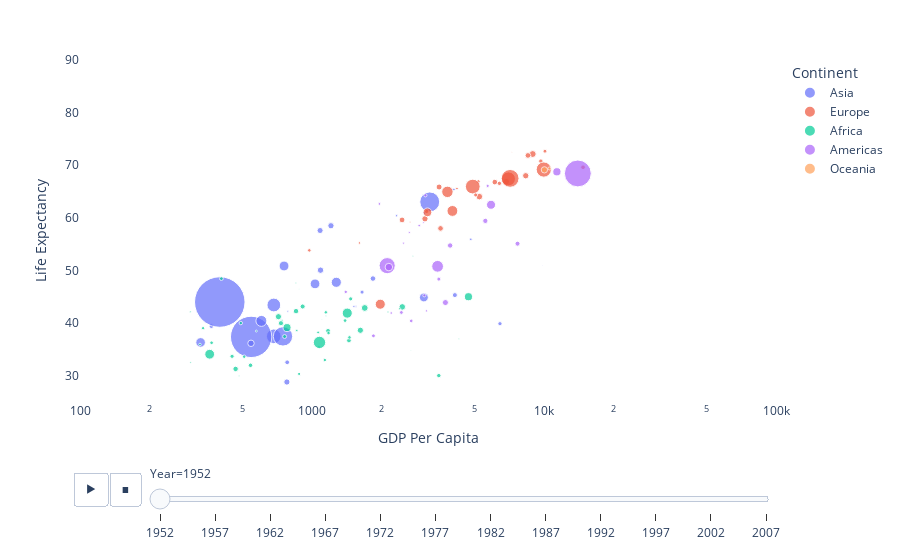

The cell this chart's notebook holds for it:
### Markdown cell above
### Build scatter animation
We can think Plotly animations as dynamic filtering operations. In the code below, by setting animation_frame to "Year", we are telling Plotly to display one year of data for each animation frame.

### Code cell
# Create an animated scatter plot using Plotly Express
fig = px.scatter(
    df, x="GDP Per Capita", y="Life Expectancy",  # Set x and y variables
    animation_frame="Year",  # Specify the column for animation
    animation_group="Country",  # Specify the column for grouping points within each frame
    size="Population",  # Set the size of markers based on the 'pop' column
    color="Continent",  # Set the color of markers based on the 'continent' column
    hover_name="Country",  # Set the labels for hover information
    log_x=True,  # Set logarithmic scale for the x-axis
    size_max=55,  # Set the maximum size of markers
    range_x=[100, 100000],  # Set the range of the x-axis
    range_y=[25, 90],  # Set the range of the y-axis
    hover_data={
                'GDP Per Capita': ':.2f',
                'Life Expectancy': ':d'
                            }
)

fig.update_layout(
    xaxis_title="GDP Per Capita",  # Set x-axis label,
    yaxis_title="Life Expectancy",  # Set y-axis label
    plot_bgcolor="white",
    paper_bgcolor="white"
)

### Figure 1 — Plotly figure (JSON) as saved in the notebook; plotly's stock layout.template omitted (floating-point values rounded to 4 significant figures)
{"data": [{"hovertemplate": "<b>%{hovertext}</b><br><br>Continent=Asia<br>Year=1952<br>GDP Per Capita=%{x:.2f}<br>Life Expectancy=%{y:d}<br>Population=%{marker.size}<extra></extra>", "hovertext": ["Afghanistan", "Bahrain", "Bangladesh", "Cambodia", "China", "Hong Kong, China", "India", "Indonesia", "Iran", "Iraq", "Israel", "Japan", "Jordan", "Korea, Dem. Rep.", "Korea, Rep.", "Kuwait", "Lebanon", "Malaysia", "Mongolia", "Myanmar", "Nepal", "Oman", "Pakistan", "Philippines", "Saudi Arabia", "Singapore", "Sri Lanka", "Syria", "Taiwan", "Thailand", "Vietnam", "West Bank and Gaza", "Yemen, Rep."], "ids": ["Afghanistan", "Bahrain", "Bangladesh", "Cambodia", "China", "Hong Kong, China", "India", "Indonesia", "Iran", "Iraq", "Israel", "Japan", "Jordan", "Korea, Dem. Rep.", "Korea, Rep.", "Kuwait", "Lebanon", "Malaysia", "Mongolia", "Myanmar", "Nepal", "Oman", "Pakistan", "Philippines", "Saudi Arabia", "Singapore", "Sri Lanka", "Syria", "Taiwan", "Thailand", "Vietnam", "West Bank and Gaza", "Yemen, Rep."], "legendgroup": "Asia", "marker": {"color": "#636efa", "size": [8425333, 120447, 46886859, 4693836, 556263527, 2125900, 372000000, 82052000, 17272000, 5441766, 1620914, 86459025, 607914, 8865488, 20947571, 160000, 1439529, 6748378, 800663, 20092996, 9182536, 507833, 41346560, 22438691, 4005677, 1127000, 7982342, 3661549, 8550362, 21289402, 26246839, 1030585, 4963829], "sizemode": "area", "sizeref": 435900.0, "symbol": "circle"}, "mode": "markers", "name": "Asia", "orientation": "v", "showlegend": true, "type": "scatter", "x": [779.4, 9867.0, 684.2, 368.5, 400.4, 3054.0, 546.6, 749.7, 3035.0, 4130.0, 4087.0, 3217.0, 1547.0, 1088.0, 1031.0, 108400.0, 4835.0, 1831.0, 786.6, 331, 545.9, 1828.0, 684.6, 1273.0, 6460.0, 2315.0, 1084.0, 1643.0, 1207.0, 757.8, 605.1, 1516.0, 781.7], "xaxis": "x", "y": [28.8, 50.94, 37.48, 39.42, 44, 60.96, 37.37, 37.47, 44.87, 45.32, 65.39, 63.03, 43.16, 50.06, 47.45, 55.56, 55.93, 48.46, 42.24, 36.32, 36.16, 37.58, 43.44, 47.75, 39.88, 60.4, 57.59, 45.88, 58.5, 50.85, 40.41, 43.16, 32.55], "yaxis": "y"}, {"hovertemplate": "<b>%{hovertext}</b><br><br>Continent=Europe<br>Year=1952<br>GDP Per Capita=%{x:.2f}<br>Life Expectancy=%{y:d}<br>Population=%{marker.size}<extra></extra>", "hovertext": ["Albania", "Austria", "Belgium", "Bosnia and Herzegovina", "Bulgaria", "Croatia", "Czech Republic", "Denmark", "Finland", "France", "Germany", "Greece", "Hungary", "Iceland", "Ireland", "Italy", "Montenegro", "Netherlands", "Norway", "Poland", "Portugal", "Romania", "Serbia", "Slovak Republic", "Slovenia", "Spain", "Sweden", "Switzerland", "Turkey", "United Kingdom"], "ids": ["Albania", "Austria", "Belgium", "Bosnia and Herzegovina", "Bulgaria", "Croatia", "Czech Republic", "Denmark", "Finland", "France", "Germany", "Greece", "Hungary", "Iceland", "Ireland", "Italy", "Montenegro", "Netherlands", "Norway", "Poland", "Portugal", "Romania", "Serbia", "Slovak Republic", "Slovenia", "Spain", "Sweden", "Switzerland", "Turkey", "United Kingdom"], "legendgroup": "Europe", "marker": {"color": "#EF553B", "size": [1282697, 6927772, 8730405, 2791000, 7274900, 3882229, 9125183, 4334000, 4090500, 42459667, 69145952, 7733250, 9504000, 147962, 2952156, 47666000, 413834, 10381988, 3327728, 25730551, 8526050, 16630000, 6860147, 3558137, 1489518, 28549870, 7124673, 4815000, 22235677, 50430000], "sizemode": "area", "sizeref": 435900.0, "symbol": "circle"}, "mode": "markers", "name": "Europe", "orientation": "v", "showlegend": true, "type": "scatter", "x": [1601.0, 6137.0, 8343.0, 973.5, 2444.0, 3119.0, 6876.0, 9692.0, 6425.0, 7030.0, 7144.0, 3531.0, 5264.0, 7268.0, 5210.0, 4931.0, 2648.0, 8942.0, 10100.0, 4029.0, 3068.0, 3145.0, 3581.0, 5075.0, 4215.0, 3834.0, 8528.0, 14730.0, 1969.0, 9980.0], "xaxis": "x", "y": [55.23, 66.8, 68, 53.82, 59.6, 61.21, 66.87, 70.78, 66.55, 67.41, 67.5, 65.86, 64.03, 72.49, 66.91, 65.94, 59.16, 72.13, 72.67, 61.31, 59.82, 61.05, 58.0, 64.36, 65.57, 64.94, 71.86, 69.62, 43.59, 69.18], "yaxis": "y"}, {"hovertemplate": "<b>%{hovertext}</b><br><br>Continent=Africa<br>Year=1952<br>GDP Per Capita=%{x:.2f}<br>Life Expectancy=%{y:d}<br>Population=%{marker.size}<extra></extra>", "hovertext": ["Algeria", "Angola", "Benin", "Botswana", "Burkina Faso", "Burundi", "Cameroon", "Central African Republic", "Chad", "Comoros", "Congo, Dem. Rep.", "Congo, Rep.", "Cote d'Ivoire", "Djibouti", "Egypt", "Equatorial Guinea", "Eritrea", "Ethiopia", "Gabon", "Gambia", "Ghana", "Guinea", "Guinea-Bissau", "Kenya", "Lesotho", "Liberia", "Libya", "Madagascar", "Malawi", "Mali", "Mauritania", "Mauritius", "Morocco", "Mozambique", "Namibia", "Niger", "Nigeria", "Reunion", "Rwanda", "Sao Tome and Principe", "Senegal", "Sierra Leone", "Somalia", "South Africa", "Sudan", "Swaziland", "Tanzania", "Togo", "Tunisia", "Uganda", "Zambia", "Zimbabwe"], "ids": ["Algeria", "Angola", "Benin", "Botswana", "Burkina Faso", "Burundi", "Cameroon", "Central African Republic", "Chad", "Comoros", "Congo, Dem. Rep.", "Congo, Rep.", "Cote d'Ivoire", "Djibouti", "Egypt", "Equatorial Guinea", "Eritrea", "Ethiopia", "Gabon", "Gambia", "Ghana", "Guinea", "Guinea-Bissau", "Kenya", "Lesotho", "Liberia", "Libya", "Madagascar", "Malawi", "Mali", "Mauritania", "Mauritius", "Morocco", "Mozambique", "Namibia", "Niger", "Nigeria", "Reunion", "Rwanda", "Sao Tome and Principe", "Senegal", "Sierra Leone", "Somalia", "South Africa", "Sudan", "Swaziland", "Tanzania", "Togo", "Tunisia", "Uganda", "Zambia", "Zimbabwe"], "legendgroup": "Africa", "marker": {"color": "#00cc96", "size": [9279525, 4232095, 1738315, 442308, 4469979, 2445618, 5009067, 1291695, 2682462, 153936, 14100005, 854885, 2977019, 63149, 22223309, 216964, 1438760, 20860941, 420702, 284320, 5581001, 2664249, 580653, 6464046, 748747, 863308, 1019729, 4762912, 2917802, 3838168, 1022556, 516556, 9939217, 6446316, 485831, 3379468, 33119096, 257700, 2534927, 60011, 2755589, 2143249, 2526994, 14264935, 8504667, 290243, 8322925, 1219113, 3647735, 5824797, 2672000, 3080907], "sizemode": "area", "sizeref": 435900.0, "symbol": "circle"}, "mode": "markers", "name": "Africa", "orientation": "v", "showlegend": true, "type": "scatter", "x": [2449.0, 3521.0, 1063.0, 851.2, 543.3, 339.3, 1173.0, 1071.0, 1179.0, 1103.0, 780.5, 2126.0, 1389.0, 2670.0, 1419.0, 375.6, 328.9, 362.1, 4293.0, 485.2, 911.3, 510.2, 299.9, 853.5, 298.8, 575.6, 2388.0, 1443.0, 369.2, 452.3, 743.1, 1968.0, 1688.0, 468.5, 2424.0, 761.9, 1077.0, 2719.0, 493.3, 879.6, 1450.0, 879.8, 1136.0, 4725.0, 1616.0, 1148.0, 716.7, 859.8, 1468.0, 734.8, 1147.0, 406.9], "xaxis": "x", "y": [43.08, 30.02, 38.22, 47.62, 31.98, 39.03, 38.52, 35.46, 38.09, 40.72, 39.14, 42.11, 40.48, 34.81, 41.89, 34.48, 35.93, 34.08, 37.0, 30, 43.15, 33.61, 32.5, 42.27, 42.14, 38.48, 42.72, 36.68, 36.26, 33.69, 40.54, 50.99, 42.87, 31.29, 41.73, 37.44, 36.32, 52.72, 40, 46.47, 37.28, 30.33, 32.98, 45.01, 38.63, 41.41, 41.22, 38.6, 44.6, 39.98, 42.04, 48.45], "yaxis": "y"}, {"hovertemplate": "<b>%{hovertext}</b><br><br>Continent=Americas<br>Year=1952<br>GDP Per Capita=%{x:.2f}<br>Life Expectancy=%{y:d}<br>Population=%{marker.size}<extra></extra>", "hovertext": ["Argentina", "Bolivia", "Brazil", "Canada", "Chile", "Colombia", "Costa Rica", "Cuba", "Dominican Republic", "Ecuador", "El Salvador", "Guatemala", "Haiti", "Honduras", "Jamaica", "Mexico", "Nicaragua", "Panama", "Paraguay", "Peru", "Puerto Rico", "Trinidad and Tobago", "United States", "Uruguay", "Venezuela"], "ids": ["Argentina", "Bolivia", "Brazil", "Canada", "Chile", "Colombia", "Costa Rica", "Cuba", "Dominican Republic", "Ecuador", "El Salvador", "Guatemala", "Haiti", "Honduras", "Jamaica", "Mexico", "Nicaragua", "Panama", "Paraguay", "Peru", "Puerto Rico", "Trinidad and Tobago", "United States", "Uruguay", "Venezuela"], "legendgroup": "Americas", "marker": {"color": "#ab63fa", "size": [17876956, 2883315, 56602560, 14785584, 6377619, 12350771, 926317, 6007797, 2491346, 3548753, 2042865, 3146381, 3201488, 1517453, 1426095, 30144317, 1165790, 940080, 1555876, 8025700, 2227000, 662850, 157553000, 2252965, 5439568], "sizemode": "area", "sizeref": 435900.0, "symbol": "circle"}, "mode": "markers", "name": "Americas", "orientation": "v", "showlegend": true, "type": "scatter", "x": [5911.0, 2677.0, 2109.0, 11370.0, 3940.0, 2144.0, 2627.0, 5587.0, 1398.0, 3522.0, 3048.0, 2428.0, 1840.0, 2195.0, 2899.0, 3478.0, 3112.0, 2480.0, 1952.0, 3759.0, 3082.0, 3023.0, 13990.0, 5717.0, 7690.0], "xaxis": "x", "y": [62.48, 40.41, 50.92, 68.75, 54.74, 50.64, 57.21, 59.42, 45.93, 48.36, 45.26, 42.02, 37.58, 41.91, 58.53, 50.79, 42.31, 55.19, 62.65, 43.9, 64.28, 59.1, 68.44, 66.07, 55.09], "yaxis": "y"}, {"hovertemplate": "<b>%{hovertext}</b><br><br>Continent=Oceania<br>Year=1952<br>GDP Per Capita=%{x:.2f}<br>Life Expectancy=%{y:d}<br>Population=%{marker.size}<extra></extra>", "hovertext": ["Australia", "New Zealand"], "ids": ["Australia", "New Zealand"], "legendgroup": "Oceania", "marker": {"color": "#FFA15A", "size": [8691212, 1994794], "sizemode": "area", "sizeref": 435900.0, "symbol": "circle"}, "mode": "markers", "name": "Oceania", "orientation": "v", "showlegend": true, "type": "scatter", "x": [10040.0, 10560.0], "xaxis": "x", "y": [69.12, 69.39], "yaxis": "y"}], "layout": {"legend": {"itemsizing": "constant", "title": {"text": "Continent"}, "tracegroupgap": 0}, "margin": {"t": 60}, "paper_bgcolor": "white", "plot_bgcolor": "white", "sliders": [{"active": 0, "currentvalue": {"prefix": "Year="}, "len": 0.9, "pad": {"b": 10, "t": 60}, "steps": [{"args": [["1952"], {"frame": {"duration": 0, "redraw": false}, "fromcurrent": true, "mode": "immediate", "transition": {"duration": 0, "easing": "linear"}}], "label": "1952", "method": "animate"}, {"args": [["1957"], {"frame": {"duration": 0, "redraw": false}, "fromcurrent": true, "mode": "immediate", "transition": {"duration": 0, "easing": "linear"}}], "label": "1957", "method": "animate"}, {"args": [["1962"], {"frame": {"duration": 0, "redraw": false}, "fromcurrent": true, "mode": "immediate", "transition": {"duration": 0, "easing": "linear"}}], "label": "1962", "method": "animate"}, {"args": [["1967"], {"frame": {"duration": 0, "redraw": false}, "fromcurrent": true, "mode": "immediate", "transition": {"duration": 0, "easing": "linear"}}], "label": "1967", "method": "animate"}, {"args": [["1972"], {"frame": {"duration": 0, "redraw": false}, "fromcurrent": true, "mode": "immediate", "transition": {"duration": 0, "easing": "linear"}}], "label": "1972", "method": "animate"}, {"args": [["1977"], {"frame": {"duration": 0, "redraw": false}, "fromcurrent": true, "mode": "immediate", "transition": {"duration": 0, "easing": "linear"}}], "label": "1977", "method": "animate"}, {"args": [["1982"], {"frame": {"duration": 0, "redraw": false}, "fromcurrent": true, "mode": "immediate", "transition": {"duration": 0, "easing": "linear"}}], "label": "1982", "method": "animate"}, {"args": [["1987"], {"frame": {"duration": 0, "redraw": false}, "fromcurrent": true, "mode": "immediate", "transition": {"duration": 0, "easing": "linear"}}], "label": "1987", "method": "animate"}, {"args": [["1992"], {"frame": {"duration": 0, "redraw": false}, "fromcurrent": true, "mode": "immediate", "transition": {"duration": 0, "easing": "linear"}}], "label": "1992", "method": "animate"}, {"args": [["1997"], {"frame": {"duration": 0, "redraw": false}, "fromcurrent": true, "mode": "immediate", "transition": {"duration": 0, "easing": "linear"}}], "label": "1997", "method": "animate"}, {"args": [["2002"], {"frame": {"duration": 0, "redraw": false}, "fromcurrent": true, "mode": "immediate", "transition": {"duration": 0, "easing": "linear"}}], "label": "2002", "method": "animate"}, {"args": [["2007"], {"frame": {"duration": 0, "redraw": false}, "fromcurrent": true, "mode": "immediate", "transition": {"duration": 0, "easing": "linear"}}], "label": "2007", "method": "animate"}], "x": 0.1, "xanchor": "left", "y": 0, "yanchor": "top"}], "updatemenus": [{"buttons": [{"args": [null, {"frame": {"duration": 500, "redraw": false}, "fromcurrent": true, "mode": "immediate", "transition": {"duration": 500, "easing": "linear"}}], "label": "&#9654;", "method": "animate"}, {"args": [[null], {"frame": {"duration": 0, "redraw": false}, "fromcurrent": true, "mode": "immediate", "transition": {"duration": 0, "easing": "linear"}}], "label": "&#9724;", "method": "animate"}], "direction": "left", "pad": {"r": 10, "t": 70}, "showactive": false, "type": "buttons", "x": 0.1, "xanchor": "right", "y": 0, "yanchor": "top"}], "xaxis": {"anchor": "y", "domain": [0, 1], "range": [2, 5], "title": {"text": "GDP Per Capita"}, "type": "log"}, "yaxis": {"anchor": "x", "domain": [0, 1], "range": [25, 90], "title": {"text": "Life Expectancy"}}}}
